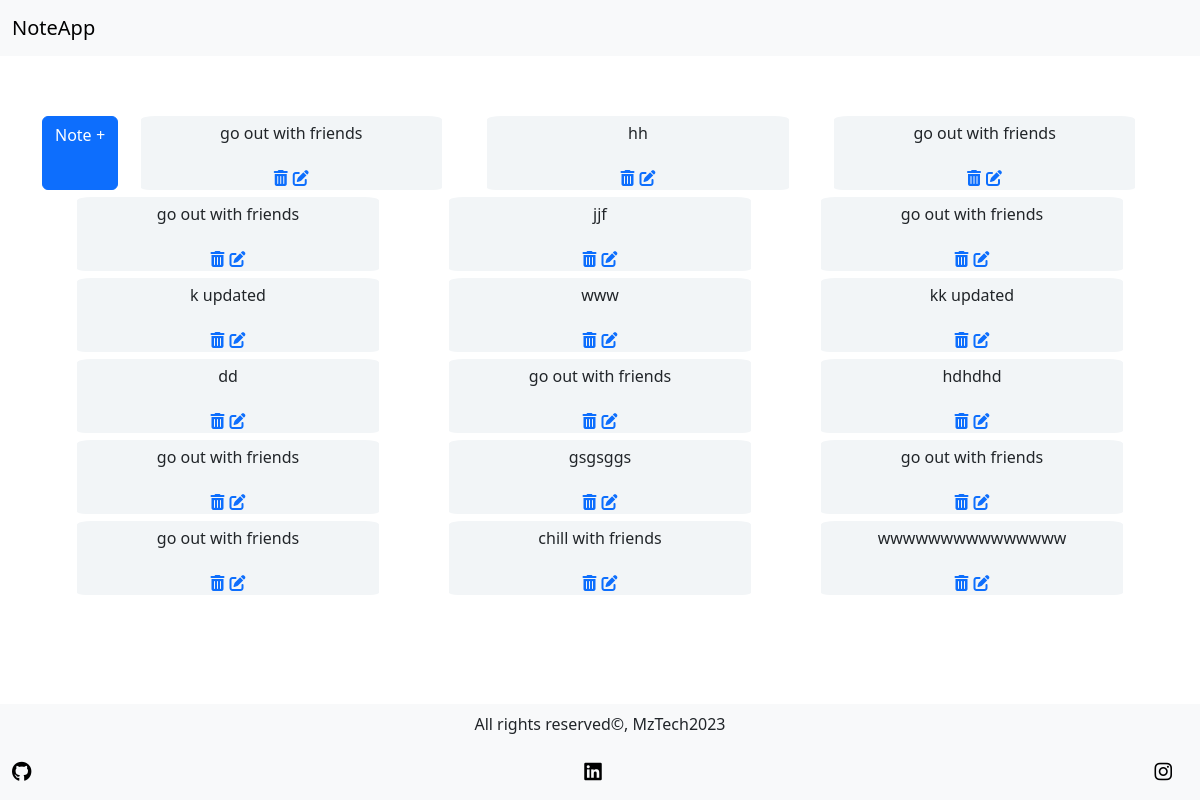
The page /listall on the database as committed earlier.
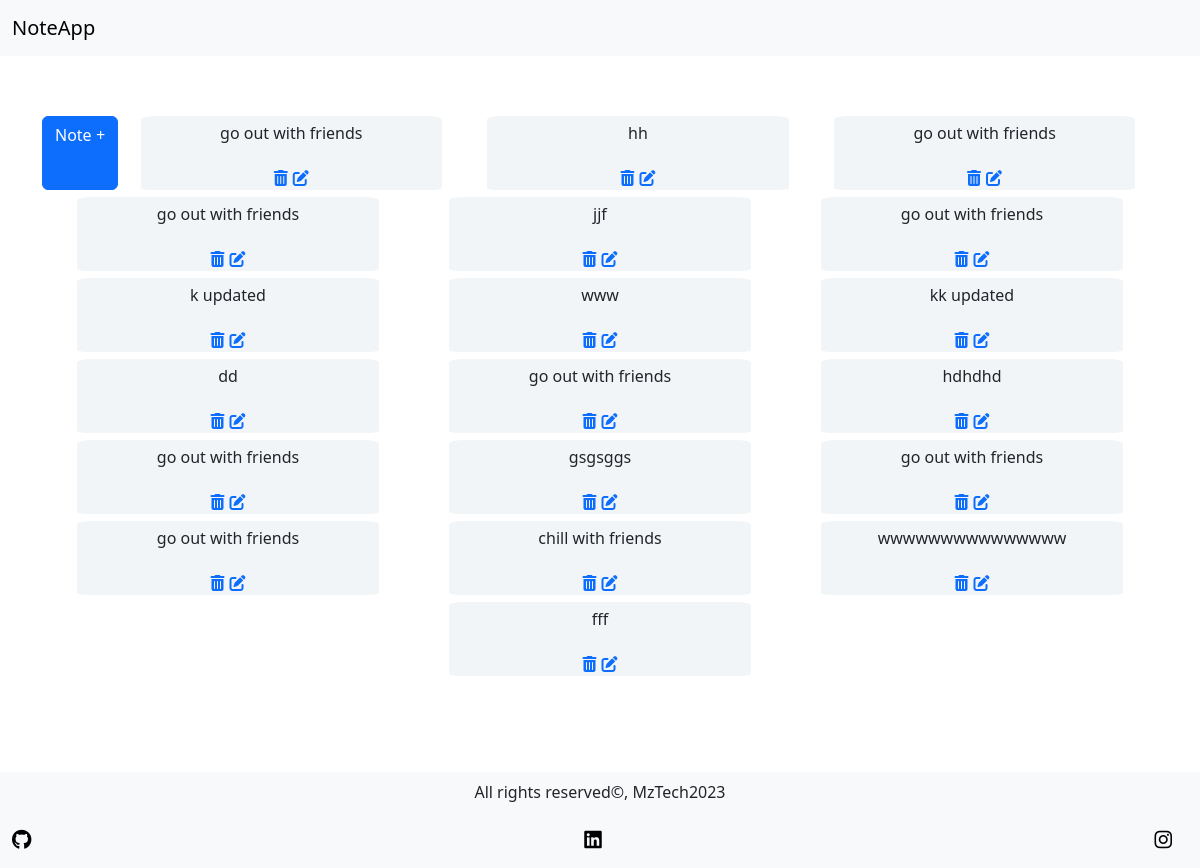
The same page on the database as committed later.
### note/models.py (models this page shows, shortened)
class Note(models.Model):
    body = models.CharField('Nota', max_length=75, null=False)

### note/views.py (the view)
# urls.py: path('listall', listall, name='listall'),
def listall(request):
    notas = get_list_or_404(Note)
    contexto = {'notas':notas}
    return render(request, 'listall.html',contexto)

### note/templates/listall.html (shortened to what this page needs)
{% extends "base.html" %}
{% block content %}
  <div class="list-box">
    {% if notas %}
      <div class="list-box1">
        <a class="btn btn-primary" href="{% url 'home' %}">Note <i class="fa-light fa-plus"></i></a>
        {% for nota in notas %}
          <div class="cartao container">
            <p>{{nota.body}}</p>
            <div class="simbolos">
              <a href="{% url 'delete' nota.id%}"><i class="fa-solid fa-trash-can"></i></a>
              <a href="{% url 'update' nota.id%}"><i class="fa-solid fa-pen-to-square"></i></a>
            </div>
          </div>
        {% endfor %}
      </div>
    {% else %}
      <div class="alert alert-info">Nao ha notas disponiveis! :(</div>
    {% endif %}
  </div>
{% endblock %}

Rows that differ between the two databases and show on the page:
added Note: body "fff"
